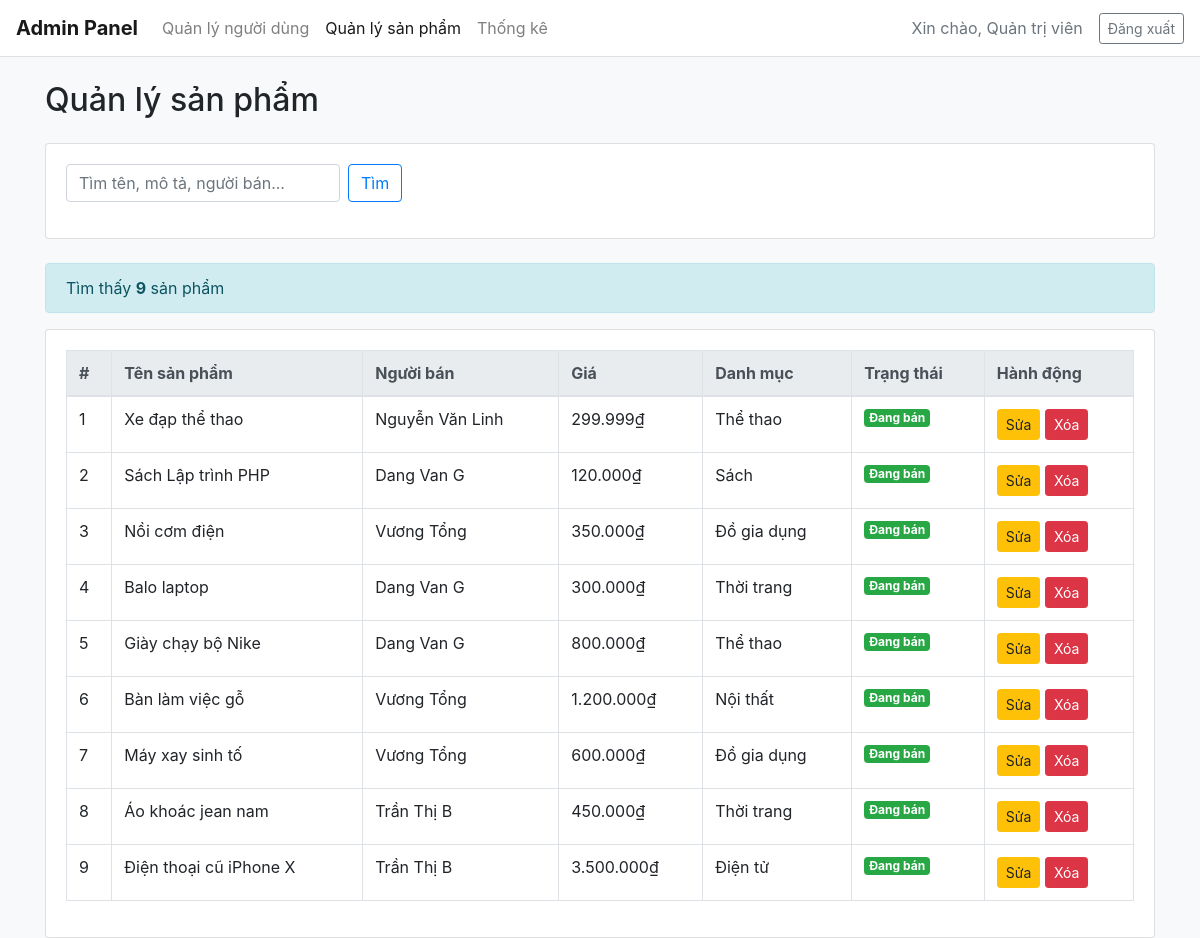
The app's page /admin/product.php with its own data.
### tables this page shows
CREATE TABLE IF NOT EXISTS `sanpham` (
  `ID_SanPham` int NOT NULL AUTO_INCREMENT,
  `ID_NguoiBan` int NOT NULL,
  `TenSanPham` varchar(255) NOT NULL,
  `MoTa` text,
  `Gia` decimal(10,2) NOT NULL,
  `TinhTrang` enum('Moi','NhuMoi','Tot','TrungBinh','Kem') NOT NULL,
  `SoLuong` int DEFAULT '1',
  `DiaChiLayHang` text,
  `KichThuoc` varchar(50) DEFAULT NULL,
  `ID_DanhMuc` int DEFAULT NULL,
  `TrangThaiDangBan` enum('ChoDuyet','DangBan','DaBan','BiGoBo') DEFAULT 'ChoDuyet',
  `NgayTao` datetime DEFAULT CURRENT_TIMESTAMP,
  `MauSac` text NOT NULL,
  `ThuongHieu` text NOT NULL,
  PRIMARY KEY (`ID_SanPham`),
  KEY `ID_NguoiBan` (`ID_NguoiBan`),
  KEY `ID_DanhMuc` (`ID_DanhMuc`)
);

CREATE TABLE IF NOT EXISTS `nguoidung` (
  `ID_NguoiDung` int NOT NULL AUTO_INCREMENT,
  `HoTen` varchar(100) NOT NULL,
  `Email` varchar(100) NOT NULL,
  `SoDienThoai` varchar(15) NOT NULL,
  `MatKhau_Hash` varchar(255) NOT NULL,
  `VaiTro` enum('NguoiMua','NguoiBan','NguoiGiaoHang','QuanTriVien') NOT NULL,
  `TrangThaiHoatDong` tinyint(1) DEFAULT '1',
  `DiaChiGiaoHangMacDinh` text,
  `NgayTao` datetime DEFAULT CURRENT_TIMESTAMP,
  `TenDangNhap` varchar(50) DEFAULT NULL,
  `AnhDaiDien` text NOT NULL,
  PRIMARY KEY (`ID_NguoiDung`),
  UNIQUE KEY `Email` (`Email`),
  UNIQUE KEY `SoDienThoai` (`SoDienThoai`),
  UNIQUE KEY `TenDangNhap` (`TenDangNhap`)
);

CREATE TABLE IF NOT EXISTS `danhmuc` (
  `ID_DanhMuc` int NOT NULL AUTO_INCREMENT,
  `TenDanhMuc` varchar(100) NOT NULL,
  PRIMARY KEY (`ID_DanhMuc`),
  UNIQUE KEY `TenDanhMuc` (`TenDanhMuc`)
);

### src/admin/product.php (the view, shortened to what this page needs)
<?php
include 'C:\wamp64\www\SM\src\admin\header.php';
$key = trim($_GET['search'] ?? '');
$page = max(1, (int)($_GET['page'] ?? 1));
$limit = 10;
$where = "";
$params = [];
$types = "";
$sqlCount = "SELECT COUNT(*) as total FROM sanpham sp LEFT JOIN nguoidung nd ON sp.ID_NguoiBan = nd.ID_NguoiDung $where";
$stmt = $conn->prepare($sqlCount);
$stmt->execute();
$res = $stmt->get_result();
$total = (int)$res->fetch_assoc()['total'];
$offset = ($page - 1) * $limit;
$sql = "SELECT sp.*, nd.HoTen AS NguoiBanName, dm.TenDanhMuc
        FROM sanpham sp
        LEFT JOIN nguoidung nd ON sp.ID_NguoiBan = nd.ID_NguoiDung
        LEFT JOIN danhmuc dm ON sp.ID_DanhMuc = dm.ID_DanhMuc
        $where
        ORDER BY sp.ID_SanPham DESC
        LIMIT ? OFFSET ?";
$stmt = $conn->prepare($sql);
if ($types) {
    $all_params = array_merge($params, [$limit, $offset]);
    $all_types = $types . 'ii';
    $stmt->bind_param($all_types, ...$all_params);
} else {
    $stmt->bind_param('ii', $limit, $offset);
}
$stmt->execute();
$products = $stmt->get_result();
?>
<!DOCTYPE html>
<html lang="vi">
<head>
    <link rel="stylesheet" href="https://maxcdn.bootstrapcdn.com/bootstrap/4.0.0/css/bootstrap.min.css">
</head>
<body class="bg-light">
<div class="container mt-4">
    <h2 class="mb-4">Quản lý sản phẩm</h2>
    <div class="card mb-4">
        <div class="card-body">
            <form class="form-inline" method="get">
                <input name="search" value="<?= htmlspecialchars($key) ?>" class="form-control mr-2" placeholder="Tìm tên, mô tả, người bán...">
                <button class="btn btn-outline-primary mr-2">Tìm</button>
            </form>
        </div>
    </div>
    <div class="alert alert-info">
        Tìm thấy <strong><?= $total ?></strong> sản phẩm
    </div>
    <div class="card">
        <div class="card-body">
            <div class="table-responsive">
                <table class="table table-bordered table-hover">
                    <thead class="thead-light">
                        <tr>
                            <th>#</th>
                            <th>Tên sản phẩm</th>
                            <th>Người bán</th>
                            <th>Giá</th>
                            <th>Danh mục</th>
                            <th>Trạng thái</th>
                            <th>Hành động</th>
                        </tr>
                    </thead>
                    <tbody>
                        <?php if ($products->num_rows): $i = $offset + 1; ?>
                            <?php while ($p = $products->fetch_assoc()): ?>
                                <?php
                                    $statusDisplay = [
                                        'ChoDuyet' => 'Chờ duyệt',
                                        'DangBan' => 'Đang bán',
                                        'DaBan' => 'Đã bán',
                                        'BiGoBo' => 'Bị gỡ bỏ'
                                    ];
                                    $status = $p['TrangThaiDangBan'];
                                ?>
                                <tr>
                                    <td><?= $i++ ?></td>
                                    <td><?= htmlspecialchars($p['TenSanPham']) ?></td>
                                    <td><?= htmlspecialchars($p['NguoiBanName'] ?? 'N/A') ?></td>
                                    <td><?= number_format($p['Gia'], 0, ',', '.') ?>₫</td>
                                    <td><?= htmlspecialchars($p['TenDanhMuc'] ?? '') ?></td>
                                    <td>
                                        <span class="badge badge-<?= $status === 'DangBan' ? 'success' : ($status === 'DaBan' ? 'secondary' : ($status === 'ChoDuyet' ? 'warning' : 'danger')) ?>">
                                            <?= htmlspecialchars($statusDisplay[$status] ?? $status) ?>
                                        </span>
                                    </td>
                                    <td>
                                        <a class="btn btn-sm btn-warning" href="edit_product.php?id=<?= $p['ID_SanPham'] ?>">Sửa</a>
                                        <a class="btn btn-sm btn-danger" href="product.php?delete=<?= $p['ID_SanPham'] ?>"
                                           onclick="return confirm('Bạn chắc chắn muốn xóa sản phẩm này?')">Xóa</a>
                                    </td>
                                </tr>
                            <?php endwhile; ?>
                        <?php else: ?>
                            <tr><td colspan="7" class="text-center text-muted">Không có sản phẩm</td></tr>
                        <?php endif; ?>
                    </tbody>
                </table>
            </div>
        </div>
    </div>
</div>
</body>
</html>

### records on screen
sanpham: TenSanPham "Xe đạp thể thao", ID_NguoiBan.HoTen "Nguyễn Văn Linh", Gia "299.999", ID_DanhMuc.TenDanhMuc "Thể thao", TrangThaiDangBan "Đang bán"
sanpham: TenSanPham "Sách Lập trình PHP", ID_NguoiBan.HoTen "Dang Van G", Gia "120.000", ID_DanhMuc.TenDanhMuc "Sách", TrangThaiDangBan "Đang bán"
sanpham: TenSanPham "Nồi cơm điện", ID_NguoiBan.HoTen "Vương Tổng", Gia "350.000", ID_DanhMuc.TenDanhMuc "Đồ gia dụng", TrangThaiDangBan "Đang bán"
sanpham: TenSanPham "Balo laptop", ID_NguoiBan.HoTen "Dang Van G", Gia "300.000", ID_DanhMuc.TenDanhMuc "Thời trang", TrangThaiDangBan "Đang bán"
sanpham: TenSanPham "Giày chạy bộ Nike", ID_NguoiBan.HoTen "Dang Van G", Gia "800.000", ID_DanhMuc.TenDanhMuc "Thể thao", TrangThaiDangBan "Đang bán"
sanpham: TenSanPham "Bàn làm việc gỗ", ID_NguoiBan.HoTen "Vương Tổng", Gia "1.200.000", ID_DanhMuc.TenDanhMuc "Nội thất", TrangThaiDangBan "Đang bán"
sanpham: TenSanPham "Máy xay sinh tố", ID_NguoiBan.HoTen "Vương Tổng", Gia "600.000", ID_DanhMuc.TenDanhMuc "Đồ gia dụng", TrangThaiDangBan "Đang bán"
sanpham: TenSanPham "Áo khoác jean nam", ID_NguoiBan.HoTen "Trần Thị B", Gia "450.000", ID_DanhMuc.TenDanhMuc "Thời trang", TrangThaiDangBan "Đang bán"
sanpham: TenSanPham "Điện thoại cũ iPhone X", ID_NguoiBan.HoTen "Trần Thị B", Gia "3.500.000", ID_DanhMuc.TenDanhMuc "Điện tử", TrangThaiDangBan "Đang bán"

### other values on screen
$displayName "Quản trị viên"
$total "9"
